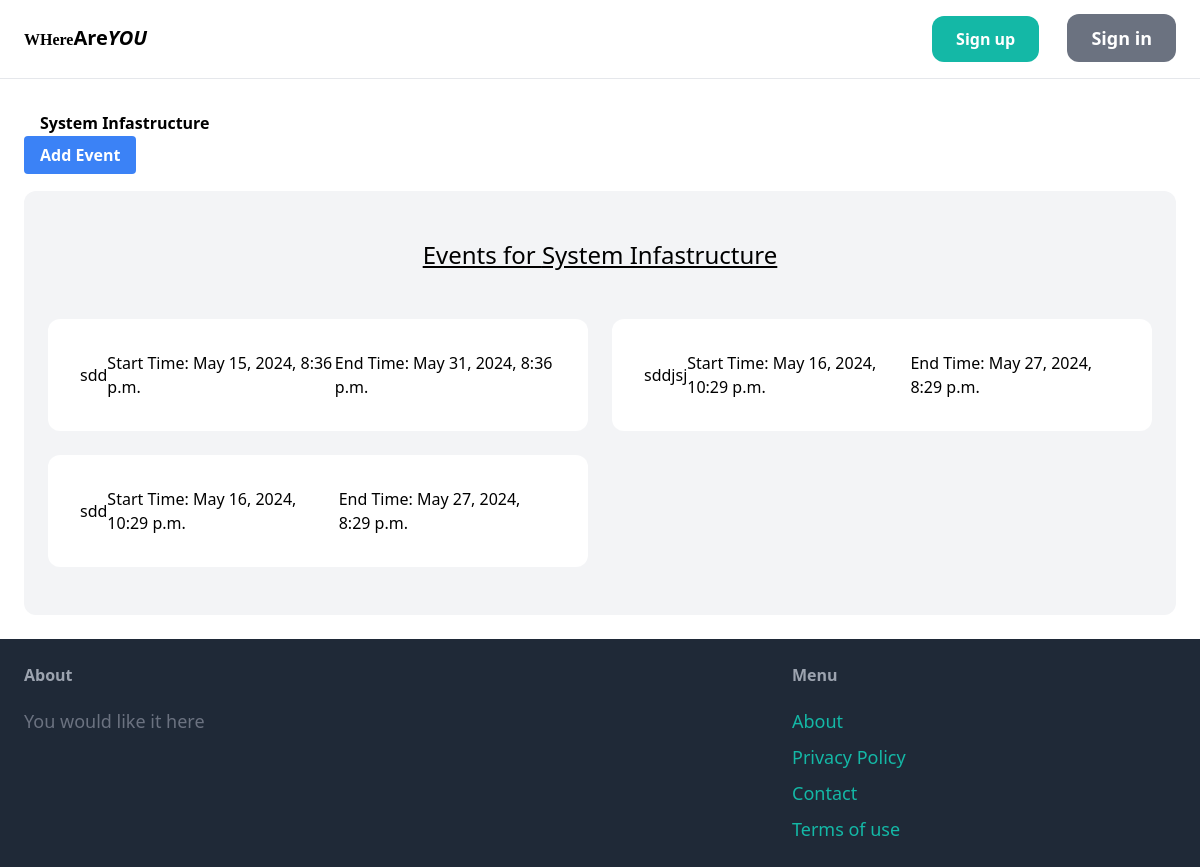
Page /spencer/IT/System Infastructure/ on the committed database.
### classes/models.py (models this page shows, shortened)
class Class(models.Model):
    course = models.ForeignKey(Course, on_delete=models.CASCADE)
    class_name = models.CharField(max_length=100)

### event/models.py (models this page shows, shortened)
class Event(models.Model):
    event_id = models.AutoField(primary_key=True)
    related_class = models.ForeignKey(Class, on_delete=models.CASCADE)
    event_name = models.CharField(max_length=100, blank=True)
    start_time = models.DateTimeField()
    end_time = models.DateTimeField()
    location_address = models.CharField(max_length=200,null=True, blank=True)
    geolocation = GeoLocationField(max_length=100,null=True, blank=True)
    radius = models.DecimalField(_("Radius"), max_digits=5, decimal_places=2)
    is_student_id_required = models.BooleanField(default=False)
    is_index_number_required = models.BooleanField(default=False)
    is_student_name_required = models.BooleanField(default=False)
    created_at = models.DateTimeField(auto_now_add=True)
    checkpoint_lat = models.DecimalField(decimal_places=7, max_digits=15, null=True)
    checkpoint_lng =  models.DecimalField(decimal_places=7, max_digits=15, null=True)
    class Meta:
        ordering = ['-created_at']

### classes/views.py (the view)
# urls.py: path('<str:classname>/', views.view_class, name='view_class'),
def view_class(request: HttpRequest, username, coursename, classname) -> HttpResponse:
    print(coursename)
    profile = Profile.objects.get(user__username=username)
    class_obj = get_object_or_404(Class, course__name=coursename, class_name=classname)
    events = class_obj.event_set.all()  # Get all events related to this class
    context : Dict[str, Any] =  {'class': class_obj, 'events': events, 'coursename':coursename}
    return render(request, 'core/view_class.html', context)

### django_google_maps/fields.py (called while the page is built)
    def from_db_value(self, value, *args, **kwargs):
        return self.to_python(value)

    def to_python(self, value):
        if isinstance(value, GeoPt):
            return value
        return GeoPt(value)

### core/templates/core/view_class.html (shortened to what this page needs)
{% extends 'core/base.html' %}
{% block content %}
<div class=" text-black font-bold py-2 px-4 rounded"><h1>{{ class.class_name }}</h1></div>
<a href="{% url 'add_event' username=user.username coursename=coursename classname=class.class_name %}" class="bg-blue-500 hover:bg-blue-700 text-white font-bold py-2 px-4 rounded mb-4">Add Event</a>
<div class="mt-6 px-6 py-12 bg-gray-100 rounded-xl">
    <h2 class="mb-12 text-2xl text-center"><u>Events for {{ class.class_name }}</u></h2>
    {% if events %}
        <div class="grid grid-cols-1 sm:grid-cols-2 md:grid-cols-2 lg:grid-cols-2 gap-6">
            {% for event in events %}
                <div>
                    <div class=" text-black bg-white p-8 rounded-xl flex justify-center items-center h-full">
                        <h2>{{ event.event_name }}</h2>
                        <p>Start Time: {{ event.start_time }}</p>
                        <p>End Time: {{ event.end_time }}</p>
                    </div>
                </div>
            {% endfor %}
        </div>
    {% else %}
        <p>No events created yet for this class.</p>
    {% endif %}
</div>
{% endblock %}

### rows in the picture
Class: class_name "System Infastructure"
Event: event_name "sdd", start_time "May 15, 2024, 8:36 p.m.", end_time "May 31, 2024, 8:36 p.m."
Event: event_name "sddjsj", start_time "May 16, 2024, 10:29 p.m.", end_time "May 27, 2024, 8:29 p.m."
Event: event_name "sdd", start_time "May 16, 2024, 10:29 p.m.", end_time "May 27, 2024, 8:29 p.m."
